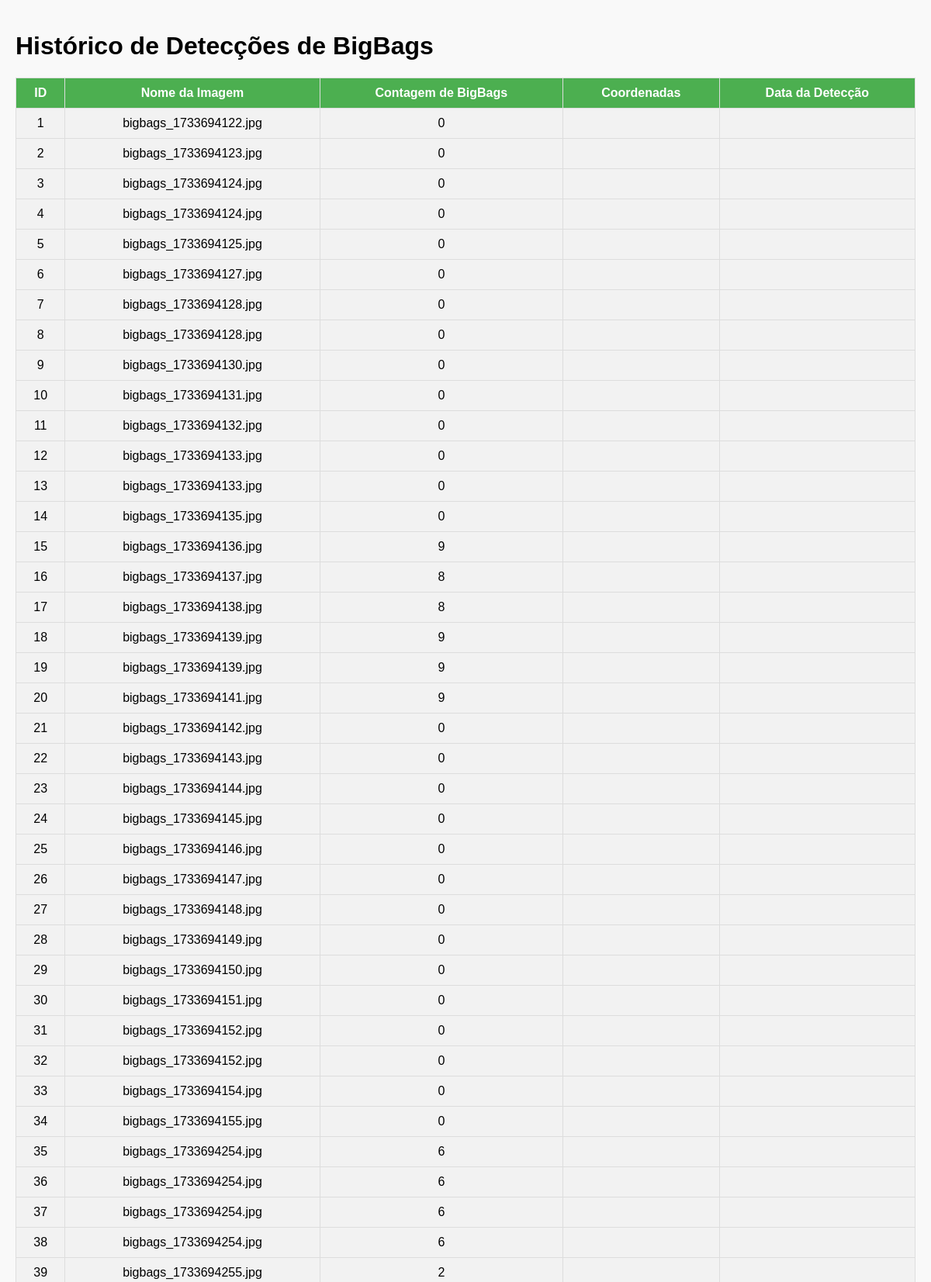
The app's page /history (upper part) with its own data.
### tables this page shows
CREATE TABLE detections (
            id INTEGER PRIMARY KEY AUTOINCREMENT,
            image_name TEXT NOT NULL,
            image_path TEXT NOT NULL,
            count INTEGER NOT NULL
        );

### main.py (the view)
@app.route('/history')
def history():
    try:
        conn = sqlite3.connect('database.db')
        cursor = conn.cursor()
        cursor.execute('SELECT id, image_name, count FROM detections')
        records = cursor.fetchall()
        conn.close()
        return render_template('history.html', records=records)
    except Exception as e:
        return "Ocorreu um erro ao acessar o histórico."

### templates/history.html (shortened to what this page needs)
<!DOCTYPE html>
<html lang="en">
<head>
</head>
<body>
    <h1>Histórico de Detecções de BigBags</h1>
    <table>
        <thead>
            <tr>
                <th>ID</th>
                <th>Nome da Imagem</th>
                <th>Contagem de BigBags</th>
                <th>Coordenadas</th>
                <th>Data da Detecção</th>
            </tr>
        </thead>
        <tbody>
            {% for record in records %}
                <tr>
                    <td>{{ record[0] }}</td>
                    <td>{{ record[1] }}</td>
                    <td>{{ record[2] }}</td>
                    <td>{{ record[3] }}</td>
                    <td>{{ record[4] }}</td>
                </tr>
            {% endfor %}
        </tbody>
    </table>
</body>
</html>

### templates/history.html (style rules this page uses)
body { font-family: Arial, sans-serif; background-color: #f9f9f9; margin: 0; padding: 20px; }
table { width: 100%; border-collapse: collapse; }
th, td { padding: 10px; border: 1px solid #ddd; text-align: center; }
th { background-color: #4CAF50; color: white; }
td { background-color: #f2f2f2; }

### records on screen
detections: id "1", image_name "bigbags_1733694122.jpg", count "0"
detections: id "2", image_name "bigbags_1733694123.jpg", count "0"
detections: id "3", image_name "bigbags_1733694124.jpg", count "0"
detections: id "4", image_name "bigbags_1733694124.jpg", count "0"
detections: id "5", image_name "bigbags_1733694125.jpg", count "0"
detections: id "6", image_name "bigbags_1733694127.jpg", count "0"
detections: id "7", image_name "bigbags_1733694128.jpg", count "0"
detections: id "8", image_name "bigbags_1733694128.jpg", count "0"
detections: id "9", image_name "bigbags_1733694130.jpg", count "0"
detections: id "10", image_name "bigbags_1733694131.jpg", count "0"
detections: id "11", image_name "bigbags_1733694132.jpg", count "0"
detections: id "12", image_name "bigbags_1733694133.jpg", count "0"
detections: id "13", image_name "bigbags_1733694133.jpg", count "0"
detections: id "14", image_name "bigbags_1733694135.jpg", count "0"
detections: id "15", image_name "bigbags_1733694136.jpg", count "9"
detections: id "16", image_name "bigbags_1733694137.jpg", count "8"
detections: id "17", image_name "bigbags_1733694138.jpg", count "8"
detections: id "18", image_name "bigbags_1733694139.jpg", count "9"
detections: id "19", image_name "bigbags_1733694139.jpg", count "9"
detections: id "20", image_name "bigbags_1733694141.jpg", count "9"
detections: id "21", image_name "bigbags_1733694142.jpg", count "0"
detections: id "22", image_name "bigbags_1733694143.jpg", count "0"
detections: id "23", image_name "bigbags_1733694144.jpg", count "0"
detections: id "24", image_name "bigbags_1733694145.jpg", count "0"
detections: id "25", image_name "bigbags_1733694146.jpg", count "0"
detections: id "26", image_name "bigbags_1733694147.jpg", count "0"
detections: id "27", image_name "bigbags_1733694148.jpg", count "0"
detections: id "28", image_name "bigbags_1733694149.jpg", count "0"
detections: id "29", image_name "bigbags_1733694150.jpg", count "0"
detections: id "30", image_name "bigbags_1733694151.jpg", count "0"
detections: id "31", image_name "bigbags_1733694152.jpg", count "0"
detections: id "32", image_name "bigbags_1733694152.jpg", count "0"
detections: id "33", image_name "bigbags_1733694154.jpg", count "0"
detections: id "34", image_name "bigbags_1733694155.jpg", count "0"
detections: id "35", image_name "bigbags_1733694254.jpg", count "6"
detections: id "36", image_name "bigbags_1733694254.jpg", count "6"
detections: id "37", image_name "bigbags_1733694254.jpg", count "6"
detections: id "38", image_name "bigbags_1733694254.jpg", count "6"
detections: id "39", image_name "bigbags_1733694255.jpg", count "2"
